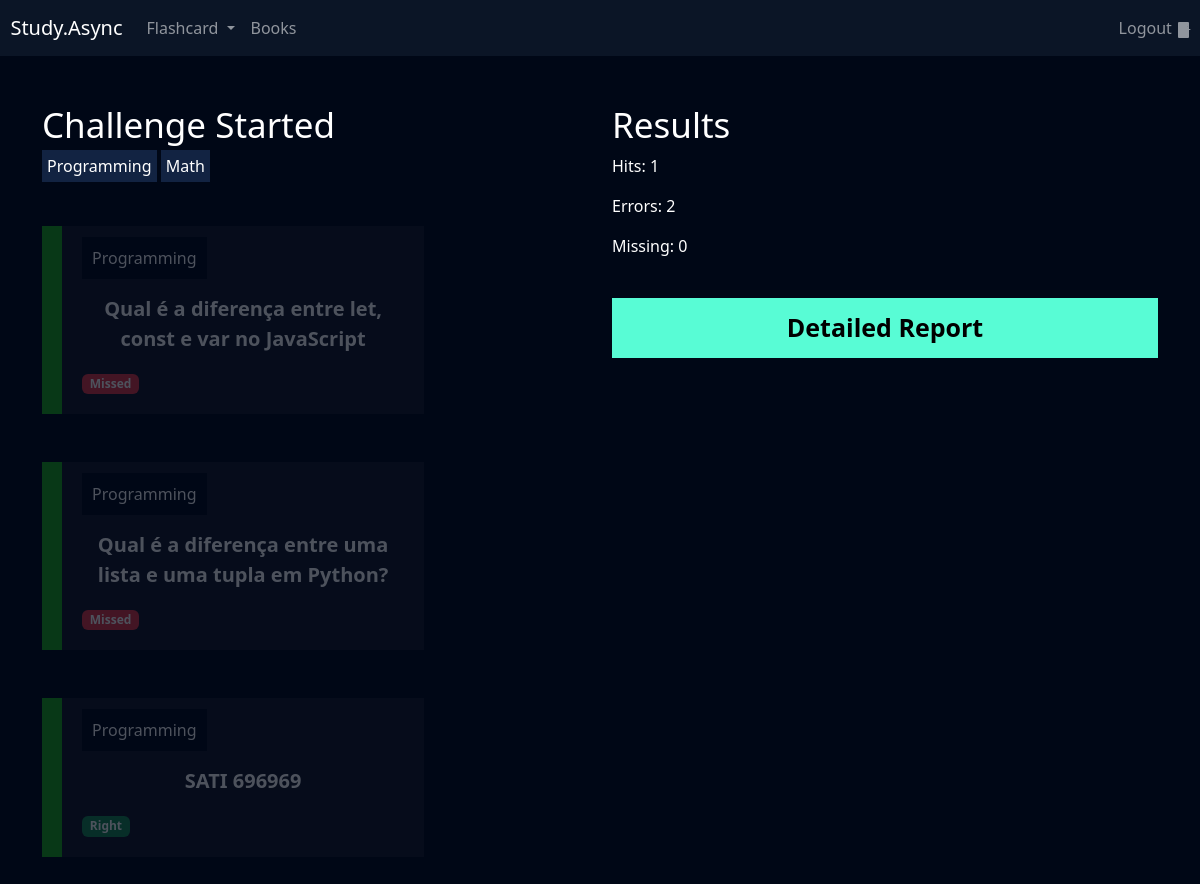
Screenshot of /flashcard/challenge/29/ (signed in) with the database file from the repository.
### flashcard/models.py (models this page shows, shortened)
class FlashcardChallenge(models.Model):
    flashcard = models.ForeignKey(Flashcard, on_delete=models.DO_NOTHING)
    answered = models.BooleanField(default=False)
    gotItRight = models.BooleanField(default=False)

class Flashcard(models.Model):
    DIFFICULTY_CHOICES = (('H', 'Hard'), ('M', 'Medium '), ('E', 'Easy'))
    user = models.ForeignKey(User, on_delete=models.DO_NOTHING)
    question = models.CharField(max_length=100)
    answer = models.TextField()
    category = models.ForeignKey(Category, on_delete=models.DO_NOTHING)
    difficulty = models.CharField(max_length=1, choices=DIFFICULTY_CHOICES)
    @property
    def css_difficulty(self):
        if self.difficulty == 'E':
            return 'flashcard-easy'
        elif self.difficulty == 'M':
            return 'flashcard-medium'
        elif self.difficulty == 'H':
            return 'flashcard-hard'

class Category(models.Model):
    name = models.CharField(max_length = 20)
    def __str__(self):
        return self.name

### flashcard/views.py (the view)
# urls.py: path('challenge/<int:id>/', views.challenge, name='challenge'),
def challenge(request, id):
    challenge = Challenge.objects.get(id=id)
    if not challenge.user == request.user:
        raise Http404()
    if request.method == "GET":
        hits = challenge.flashcards.filter(answered = True).filter(gotItRight = True).count()
        errors = challenge.flashcards.filter(answered = True).filter(gotItRight = False).count()
        missing = challenge.flashcards.filter(answered = False).count()
        return render (request, 'challenge.html', {'challenge':challenge, 'hits':hits, 'errors':errors, 'missing':missing})
    return HttpResponse(id)

### flashcard/templates/challenge.html (shortened to what this page needs)
{% extends "base.html" %} {% load static %} {% block 'header' %}
<link href="{% static 'users/css/register.css' %}" rel="stylesheet" />
<link href="{% static 'flashcard/css/new_flashcard.css' %}" rel="stylesheet" />
<link
  href="{% static 'flashcard/css/start_challenge.css' %}"
  rel="stylesheet"
/>
<link href="{% static 'flashcard/css/challenge.css' %}" rel="stylesheet" />
<link
  href="https://unpkg.com/boxicons@2.1.4/css/boxicons.min.css"
  rel="stylesheet"
/>
{% endblock 'header' %} {% block 'content' %}
{% include 'partials/header.html'%}
<div class="container">
  <br />
  <br />
  <div class="row">
    <div class="col-md">
      <h3 class="font-second">Challenge Started</h3>
      <span class="badge-category">Programming</span>
      <span class="badge-category">Math</span>
      <br />
      <br />
      <br />
      {% for flash in challenge.flashcards.all %}
      <div class="box-new-flashcard {% if flash.answered %} op2 {% endif %}">
        <div class="flashcard {{flash.flashcard.css_difficulty}}">
          <div class="flashcard-category">{{flash.flashcard.category}}</div>
          <br />
          <br />
          <div class="flashcard-box-item" onclick="flip_card({{flash.id}})">
            <p class="flashcard-item">{{flash.flashcard.question}}</p>
          </div>
          {% if not flash.answered %}
          <div class="toRespond">
            <a href="{% url 'toRespond_flashcard' flash.id %}?right=0&challenge_id={{challenge.id}}"><i class="bx bxs-x-square icone-red"></i></a>
            <a href="{% url 'toRespond_flashcard' flash.id %}?right=1&challenge_id={{challenge.id}}"><i class="bx bxs-check-square icone-green"></i></a>
          </div>
          {% else %}
            {% if flash.gotItRight %}
                <span class="badge bg-success">Right</span>
            {% else %}
                <span class="badge bg-danger">Missed</span>
            {% endif %}
         {% endif %}
        </div>
      </div>
      <br />
      <br />
      {% endfor %}
    </div>
    <div class="col-md">
      <h3 class="font-second">Results</h3>
      <p class="font-p">Hits: {{hits}}</p>
      <p class="font-p">Errors: {{errors}}</p>
      <p class="font-p">Missing: {{missing}}</p>
      <br />
      <a class="btn-register btn-challenge" href="{% url 'report' challenge.id%}">Detailed Report</a>
    </div>
  </div>
</div>
{% endblock 'content' %}

### templates/static/general/css/base.css (style rules this page uses)
:root { --main-color: #0b1526; --dark-color: #000716; --secondary-dark-color: rgb(15, 2, 26); --light-color: #00c1f3; --contrast-color: #f4c96b; --differential-color: #58fcd5; }
body { background-color: var(--dark-color) !important; color: white !important; }

### templates/static/users/css/register.css (style rules this page uses)
* { margin: 0; padding: 0; }
.btn-register { padding: 10px; background-color: #58fcd5; border: none; border: 1px solid #58fcd5; font-size: 18px; font-weight: bold; padding-left: 25px; padding-right: 25px; }

### templates/static/flashcard/css/new_flashcard.css (style rules this page uses)
.box-new-flashcard { width: 70%; margin: auto; }
.flashcard { background-color: rgba(255, 255, 255, 0.08); padding: 20px; }
.flashcard-box-item { text-align: center; }
.flashcard p { font-size: 20px; font-weight: bold; cursor: pointer; }
.flashcard-easy { border-left: 20px solid #1dab1a; }
.flashcard-category { background-color: var(--dark-color); display: inline; padding: 10px; }

### templates/static/flashcard/css/start_challenge.css (style rules this page uses)
.font-second { font-size: 35px; }

### templates/static/flashcard/css/challenge.css (style rules this page uses)
.badge-category { padding: 5px; background-color: #122342; }
.box-new-flashcard { margin: 0; }
.op2 { opacity: 0.3; }
.btn-challenge { width: 100% !important; color: black; text-decoration: none; display: block; text-align: center; font-size: 25px; }

### rows the page displays
FlashcardChallenge: flashcard.category "Programming", flashcard.question "Qual é a diferença entre let, const e var no JavaScript", answered "Missed"
FlashcardChallenge: flashcard.category "Programming", flashcard.question "Qual é a diferença entre uma lista e uma tupla em Python?", answered "Missed"
FlashcardChallenge: flashcard.category "Programming", flashcard.question "SATI 696969", answered "Right"

### other values shown
{{ hits }} "1"
{{ errors }} "2"
{{ missing }} "0"
